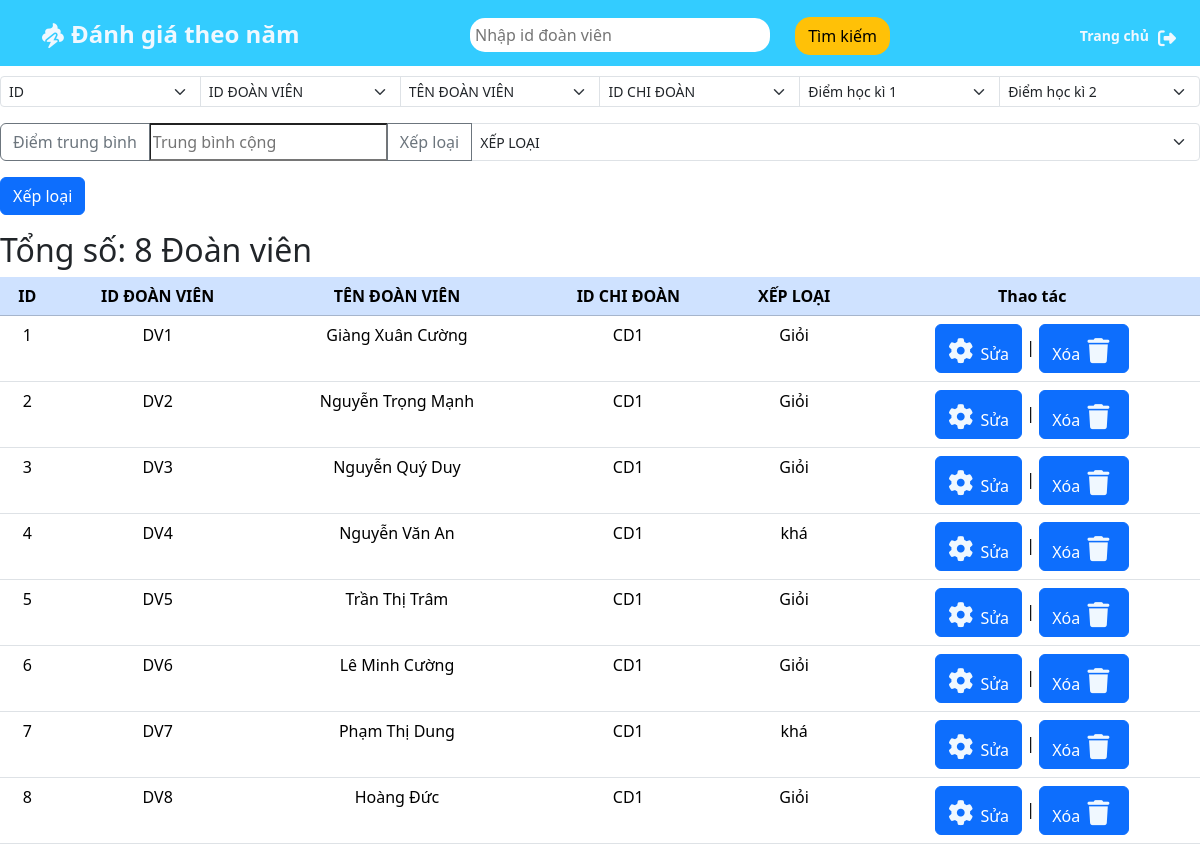
/php/dgtheonam.php, run on the app's committed database.
### tables this page shows
CREATE TABLE `dgtheonam` (
  `id` varchar(100) NOT NULL,
  `iddv` varchar(100) NOT NULL,
  `tendoanvien` varchar(250) NOT NULL,
  `idchidoan` varchar(100) NOT NULL,
  `xeploai` varchar(200) NOT NULL
);

### php/dgtheonam.php (the view, shortened to what this page needs)
<?php
$servername = "localhost:3306";
$username = "root";
$password = "";
$dbname = "btlphp";
$conn = new mysqli($servername, $username, $password, $dbname);
$sql = "SELECT *FROM dgtheonam";
$resuilt = $conn->query($sql);
?>
<!DOCTYPE html>
<html lang="en">
<head>
    <link rel="stylesheet" href="https://cdn.jsdelivr.net/npm/swiper@8/swiper-bundle.min.css"/>
    <link rel="stylesheet" href="https://cdnjs.cloudflare.com/ajax/libs/font-awesome/6.2.1/css/all.min.css">
    <link href="https://cdn.jsdelivr.net/npm/bootstrap@5.3.2/dist/css/bootstrap.min.css" rel="stylesheet">
    <link rel="stylesheet" href="../index/style.css">
</head>
<body>
    <header>
        <nav class="navbar" style="background-color: #33CCFF;">
            <div class="container" style="height: 50px; position: relative;">
                <a class="navbar-brand" href="#" style=" display: flex; position: absolute; top: 3px;">
                    <i class="fa-solid fa-poo-storm" style="color: aliceblue; margin-right: 7px; margin-top: 7px; font-size: 25px;"></i>
                    <p style="font-size: 24px; font-weight: 900; color: aliceblue;">Đánh giá theo năm</p>
                </a>
                <form method="post">
                    <input type="text" placeholder="Nhập id đoàn viên" name="search_iddv" style="position:absolute; right: 400px; top:10px; width:300px; border-radius: 15px; padding: 5px; border:none; outline:none;">
                    <button class="btn btn-warning" name="btn" type="submit" name="btn" style="position:absolute; right: 280px; top:9px; border-radius: 15px">Tìm kiếm</button>
                </form>
                <a class="navbar-brand" href="../index/frmtrangchu.html" style="  display: flex; position: absolute; right: 5px; top: 2px;  margin-top: 10px; color: aliceblue;">
                    <p style="font-size: 14px; font-weight: bold;">Trang chủ</p>
                    <i class="fa-solid fa-right-from-bracket" style="position:absolute; right:-34px; top:2px; font-size: 18px;"></i>
                </a>
            </div>
        </nav>
    </header>
      <form action="../php/chucnang/them_dgtheonam.php" method="post">
        <div class="input-group mb-3" style="margin-top:10px;">
            <select name="id" id="id" class="form-select form-select-sm" aria-label="Small select example">
                <option selected>ID</option>
            </select>
            <select name="iddv" id="iddv" class="form-select form-select-sm" aria-label="Small select example">
                <option selected>ID ĐOÀN VIÊN</option>
            </select>
            <select name="tendoanvien" id="tendoanvien" class="form-select form-select-sm" aria-label="Small select example">
                <option selected>TÊN ĐOÀN VIÊN</option>
            </select>
            <select name="idchidoan" id="idchidoan" class="form-select form-select-sm" aria-label="Small select example">
                <option selected>ID CHI ĐOÀN</option>
            </select>
            <select name="hocki1" id="hocki1" class="form-select form-select-sm" aria-label="Small select example">
                <option selected>Điểm học kì 1</option>
            </select>
            <select name="hocki2" id="hocki2" class="form-select form-select-sm" aria-label="Small select example">
                <option selected>Điểm học kì 2</option>
            </select>
        </div>
        <div class="input-group mb-3" style="margin-top:10px;">
          <button class="btn btn-outline-secondary" type="button" id="button-addon1">Điểm trung bình</button>
          <input type="text" name="average" id="average" placeholder="Trung bình cộng" readonly>
          <button class="btn btn-outline-secondary" type="button" id="button-addon1">Xếp loại</button>
          <select name="xeploai" id="iddv" class="form-select form-select-sm" aria-label="Small select example">
                <option selected>XẾP LOẠI</option>
          </select>
        </div>
            <button type="Submit" class="btn btn-primary">Xếp loại</button>
     </form>
     <h2>Tổng số: <?php echo $resuilt->num_rows?> Đoàn viên </h2>
     <table class="table text-center">
        <thead class="table-primary">
            <tr>
                <th scope="col">ID</th>
                <th scope="col">ID ĐOÀN VIÊN</th>
                <th scope="col">TÊN ĐOÀN VIÊN</th>
                <th scope="col">ID CHI ĐOÀN</th>
                <th scope="col">XẾP LOẠI</th>
                <th scope="col">Thao tác</th>
            </tr>
        </thead>
        <?php while ($row = $resuilt->fetch_assoc()){?>
        <tbody>
            <tr>
                <td><?php echo $row['id']?></td>
                <td><?php echo $row['iddv']?></td>
                <td><?php echo $row['tendoanvien']?></td>
                <td><?php echo $row['idchidoan']?></td>
                <td><?php echo $row['xeploai']?></td>
                <td>
                    <button class="btn btn-primary">
                        <i class="fa-solid fa-gear" style="margin-right: 3px;"></i>
                        <a style="text-decoration: none; color: white;" href="../php/chucnang/sua_dgtheonam.php?id=<?php echo $row["id"]?>">Sửa</a>
                    </button>
                    <span>|</span>
                    <button class="btn btn-primary">
                        <a onclick="return confirm('Xác nhận xóa đoàn viên này?');" style="text-decoration: none; color: white;" href="../php/chucnang/xoa_dgtheonam.php?id=<?php echo $row["id"]?>">Xóa</a>
                        <i class="fa-solid fa-trash" style="margin-left: 3px;"></i>
                    </button>
                </td>
            </tr>
        </tbody>
        <?php }?>
    </table>
</body>
</html>

### index/style.css (style rules this page uses)
.navbar { background-color: #33CCFF; }
.container { height: 50px; position: relative; }
.navbar-brand { display: flex; position: absolute; top: 3px; }
.fa-solid { color: aliceblue; margin-right: 7px; margin-top: 7px; font-size: 25px; }

### data on the page
dgtheonam: id "1", iddv "DV1", tendoanvien "Giàng Xuân Cường", idchidoan "CD1", xeploai "Giỏi"
dgtheonam: id "2", iddv "DV2", tendoanvien "Nguyễn Trọng Mạnh", idchidoan "CD1", xeploai "Giỏi"
dgtheonam: id "3", iddv "DV3", tendoanvien "Nguyễn Quý Duy", idchidoan "CD1", xeploai "Giỏi"
dgtheonam: id "4", iddv "DV4", tendoanvien "Nguyễn Văn An", idchidoan "CD1", xeploai "khá"
dgtheonam: id "5", iddv "DV5", tendoanvien "Trần Thị Trâm", idchidoan "CD1", xeploai "Giỏi"
dgtheonam: id "6", iddv "DV6", tendoanvien "Lê Minh Cường", idchidoan "CD1", xeploai "Giỏi"
dgtheonam: id "7", iddv "DV7", tendoanvien "Phạm Thị Dung", idchidoan "CD1", xeploai "khá"
dgtheonam: id "8", iddv "DV8", tendoanvien "Hoàng Đức", idchidoan "CD1", xeploai "Giỏi"

### other printed values
$resuilt->num_rows "8"
